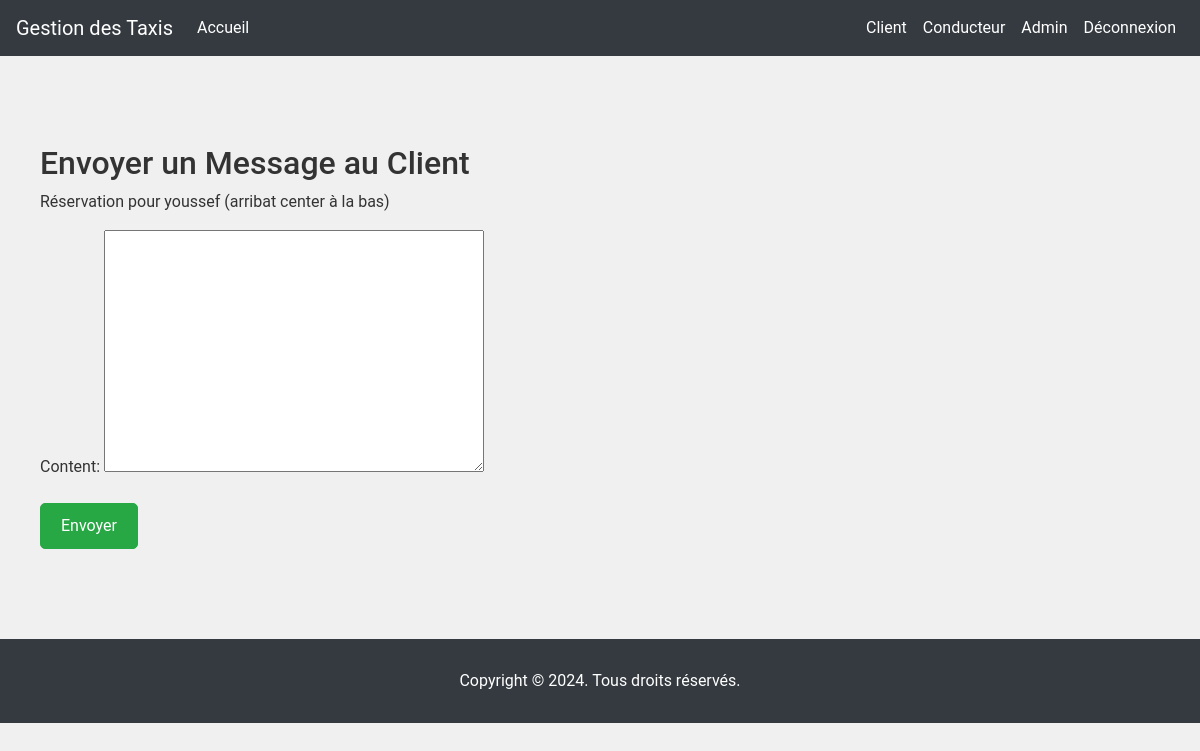
/driver/send_message/10/ (signed in), run on the app's committed database.
### taxis/models.py (models this page shows, shortened)
class Booking(models.Model):
    user = models.ForeignKey(User, on_delete=models.CASCADE)
    driver = models.ForeignKey(Driver, on_delete=models.CASCADE, related_name='bookings', null=True, blank=True)
    pickup_location = models.CharField(max_length=100)
    destination = models.CharField(max_length=100)
    pickup_time = models.DateTimeField()
    created_at = models.DateTimeField(auto_now_add=True)
    contact_number = models.CharField(max_length=15, null=True, blank=True)

class User(AbstractUser):
    CLIENT = 'client'
    DRIVER = 'driver'
    ADMINISTRATEUR = 'administrateur'
    ROLE_CHOICES = [
        (CLIENT, 'Client'),
        (DRIVER, 'Driver'),
        (ADMINISTRATEUR, 'Administrateur'),
    ]
    role = models.CharField(max_length=20, choices=ROLE_CHOICES, default='client')
    groups = models.ManyToManyField(
        'auth.Group',
        verbose_name='groups',
        blank=True,
        related_name='taxis_users'  # related_name distinct pour groups
    )
    user_permissions = models.ManyToManyField(
        'auth.Permission',
        verbose_name='user permissions',
        blank=True,
        related_name='taxis_users'  # related_name distinct pour user_permissions
    )

### taxis/views.py (the view)
# urls.py: path('driver/send_message/<int:booking_id>/', views.send_message, name='send_message'),
@login_required
def send_message(request, booking_id):
    booking = Booking.objects.get(id=booking_id)
    if request.method == 'POST':
        form = MessageForm(request.POST)
        if form.is_valid():
            message = form.save(commit=False)
            message.sender = request.user
            message.receiver = booking.user
            message.booking = booking
            message.save()
            return redirect('view_assignments')
    else:
        form = MessageForm()
    return render(request, 'taxis/driver/send_message.html', {'form': form, 'booking': booking})

### taxis/forms.py
class MessageForm(forms.ModelForm):
    class Meta:
        model = Message
        fields = ['content']

### taxis/templates/taxis/driver/send_message.html (shortened to what this page needs)
{% extends 'taxis/base.html' %}
{% block content %}
<div class="container mt-4">
    <h2>Envoyer un Message au Client</h2>
    <p>Réservation pour {{ booking.user.username }} ({{ booking.pickup_location }} à {{ booking.destination }})</p>
    <form method="post">
        {{ form.as_p }}
        <button type="submit" class="btn btn-primary">Envoyer</button>
    </form>
</div>
{% endblock %}

### taxis/static/css/style.css (style rules this page uses)
* { margin: 0; padding: 0; box-sizing: border-box; }
body { font-family: 'Roboto', sans-serif; background-color: #f0f0f0; color: #333; }
.container { max-width: 1200px; margin: 0 auto; padding: 20px; }
.btn { display: inline-block; padding: 10px 20px; background-color: #4285F4; color: #fff; text-decoration: none; border-radius: 5px; transition: background-color 0.3s ease; }

### taxis/templates/taxis/base.html (style rules this page uses)
.btn-primary { background-color: #28a745; border-color: #28a745; }

### data on the page
Booking: user.username "youssef", pickup_location "arribat center", destination "la bas"
